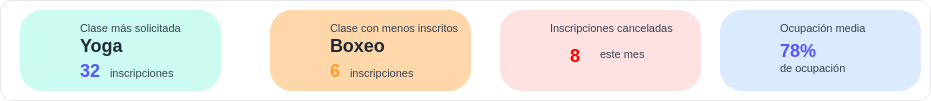
    <widget class="QFrame" name="frame_4">
     <property name="geometry">
      <rect>
       <x>30</x>
       <y>499</y>
       <width>931</width>
       <height>101</height>
      </rect>
     </property>
     <property name="styleSheet">
      <string notr="true">QFrame {
    background-color: white;
    border: 1px solid #E5E7EB;
    border-radius: 12px;
}</string>
     </property>
     <property name="frameShape">
      <enum>QFrame::StyledPanel</enum>
     </property>
     <property name="frameShadow">
      <enum>QFrame::Raised</enum>
     </property>
     <widget class="QFrame" name="Clasesolicitada">
      <property name="geometry">
       <rect>
        <x>20</x>
        <y>10</y>
        <width>201</width>
        <height>81</height>
       </rect>
      </property>
      <property name="styleSheet">
       <string notr="true">#Clasesolicitada{
   background-color: #CCFBF1;
    border-radius: 22px;
    border: none;
    color: #00BFA6;
    font-size: 22px;
    font-weight: bold;
}</string>
      </property>
      <property name="frameShape">
       <enum>QFrame::StyledPanel</enum>
      </property>
      <property name="frameShadow">
       <enum>QFrame::Raised</enum>
      </property>
      <widget class="QLabel" name="label_3">
       <property name="geometry">
        <rect>
         <x>60</x>
         <y>10</y>
         <width>101</width>
         <height>16</height>
        </rect>
       </property>
       <property name="styleSheet">
        <string notr="true">QLabel {
    background: transparent;
    border: none;
    color: #374151;
    font-size: 11px;
}</string>
       </property>
       <property name="text">
        <string>Clase más solicitada</string>
       </property>
      </widget>
      <widget class="QLabel" name="label_4">
       <property name="geometry">
        <rect>
         <x>60</x>
         <y>20</y>
         <width>51</width>
         <height>31</height>
        </rect>
       </property>
       <property name="styleSheet">
        <string notr="true">QLabel {
    background: transparent;
    border: none;
    color: #1F2937;
    font-size: 18px;
    font-weight: bold;
}</string>
       </property>
       <property name="text">
        <string>Yoga</string>
       </property>
      </widget>
      <widget class="QLabel" name="label_5">
       <property name="geometry">
        <rect>
         <x>60</x>
         <y>50</y>
         <width>21</width>
         <height>21</height>
        </rect>
       </property>
       <property name="styleSheet">
        <string notr="true">QLabel {
    background: transparent;
    border: none;
    color:rgb(85, 85, 255);
    font-size: 18px;
    font-weight: bold;
}</string>
       </property>
       <property name="text">
        <string>32</string>
       </property>
      </widget>
      <widget class="QLabel" name="label_6">
       <property name="geometry">
        <rect>
         <x>90</x>
         <y>55</y>
         <width>101</width>
         <height>16</height>
        </rect>
       </property>
       <property name="styleSheet">
        <string notr="true">QLabel {
    background: transparent;
    border: none;
    color: #374151;
    font-size: 11px;
}</string>
       </property>
       <property name="text">
        <string>inscripciones</string>
       </property>
      </widget>
      <widget class="QLabel" name="label_17">
       <property name="geometry">
        <rect>
         <x>2</x>
         <y>20</y>
         <width>51</width>
         <height>31</height>
        </rect>
       </property>
       <property name="styleSheet">
        <string notr="true">image: url(:/newPrefix/estrella_pop.png);
background: transparent;
border: None;</string>
       </property>
       <property name="text">
        <string/>
       </property>
      </widget>
     </widget>
     <widget class="QFrame" name="OcupMedia">
      <property name="geometry">
       <rect>
        <x>720</x>
        <y>10</y>
        <width>201</width>
        <height>81</height>
       </rect>
      </property>
      <property name="styleSheet">
       <string notr="true">#OcupMedia {
    background-color: #DBEAFE;
    border-radius: 22px;
    border: none;
    color: #2563EB;
    font-size: 22px;
    font-weight: bold;
}</string>
      </property>
      <property name="frameShape">
       <enum>QFrame::StyledPanel</enum>
      </property>
      <property name="frameShadow">
       <enum>QFrame::Raised</enum>
      </property>
      <widget class="QLabel" name="label_14">
       <property name="geometry">
        <rect>
         <x>60</x>
         <y>10</y>
         <width>131</width>
         <height>16</height>
        </rect>
       </property>
       <property name="styleSheet">
        <string notr="true">QLabel {
    background: transparent;
    border: none;
    color: #374151;
    font-size: 11px;
}</string>
       </property>
       <property name="text">
        <string>Ocupación media</string>
       </property>
      </widget>
      <widget class="QLabel" name="label_15">
       <property name="geometry">
        <rect>
         <x>60</x>
         <y>30</y>
         <width>51</width>
         <height>21</height>
        </rect>
       </property>
       <property name="styleSheet">
        <string notr="true">QLabel {
    background: transparent;
    border: none;
    color: rgb(85, 85, 255);
    font-size: 18px;
    font-weight: bold;
}</string>
       </property>
       <property name="text">
        <string>78%</string>
       </property>
      </widget>
      <widget class="QLabel" name="label_16">
       <property name="geometry">
        <rect>
         <x>60</x>
         <y>50</y>
         <width>81</width>
         <height>16</height>
        </rect>
       </property>
       <property name="styleSheet">
        <string notr="true">QLabel {
    background: transparent;
    border: none;
    color: #374151;
    font-size: 11px;
}</string>
       </property>
       <property name="text">
        <string>de ocupación</string>
       </property>
      </widget>
      <widget class="QLabel" name="label_20">
       <property name="geometry">
        <rect>
         <x>2</x>
         <y>20</y>
         <width>51</width>
         <height>31</height>
        </rect>
       </property>
       <property name="styleSheet">
        <string notr="true">image: url(:/newPrefix/dos-personas.png);
background: transparent;
border: None;</string>
       </property>
       <property name="text">
        <string/>
       </property>
      </widget>
     </widget>
     <widget class="QFrame" name="ClaseMenosSoli">
      <property name="geometry">
       <rect>
        <x>270</x>
        <y>10</y>
        <width>201</width>
        <height>81</height>
       </rect>
      </property>
      <property name="styleSheet">
       <string notr="true">#ClaseMenosSoli{
    background-color: #FED7AA;
    border-radius: 22px;
    border: none;
    color: #F97316;
    font-size: 22px;
    font-weight: bold;
}</string>
      </property>
      <property name="frameShape">
       <enum>QFrame::StyledPanel</enum>
      </property>
      <property name="frameShadow">
       <enum>QFrame::Raised</enum>
      </property>
      <widget class="QLabel" name="label_7">
       <property name="geometry">
        <rect>
         <x>60</x>
         <y>10</y>
         <width>131</width>
         <height>16</height>
        </rect>
       </property>
       <property name="styleSheet">
        <string notr="true">QLabel {
    background: transparent;
    border: none;
    color: #374151;
    font-size: 11px;
}</string>
       </property>
       <property name="text">
        <string>Clase con menos inscritos</string>
       </property>
      </widget>
      <widget class="QLabel" name="label_8">
       <property name="geometry">
        <rect>
         <x>60</x>
         <y>25</y>
         <width>61</width>
         <height>21</height>
        </rect>
       </property>
       <property name="styleSheet">
        <string notr="true">QLabel {
    background: transparent;
    border: none;
    color: #1F2937;
    font-size: 18px;
    font-weight: bold;
}</string>
       </property>
       <property name="text">
        <string>Boxeo</string>
       </property>
      </widget>
      <widget class="QLabel" name="label_9">
       <property name="geometry">
        <rect>
         <x>60</x>
         <y>50</y>
         <width>21</width>
         <height>21</height>
        </rect>
       </property>
       <property name="styleSheet">
        <string notr="true">QLabel {
    background: transparent;
    border: none;
    color: rgb(255, 158, 39);
    font-size: 18px;
    font-weight: bold;
}</string>
       </property>
       <property name="text">
        <string>6</string>
       </property>
      </widget>
      <widget class="QLabel" name="label_10">
       <property name="geometry">
        <rect>
         <x>80</x>
         <y>55</y>
         <width>101</width>
         <height>16</height>
        </rect>
       </property>
       <property name="styleSheet">
        <string notr="true">QLabel {
    background: transparent;
    border: none;
    color: #374151;
    font-size: 11px;
}</string>
       </property>
       <property name="text">
        <string>inscripciones</string>
       </property>
      </widget>
      <widget class="QLabel" name="label_18">
       <property name="geometry">
        <rect>
         <x>0</x>
         <y>20</y>
         <width>51</width>
         <height>31</height>
        </rect>
       </property>
       <property name="styleSheet">
        <string notr="true">image: url(:/newPrefix/decreciente.png);
background: transparent;
border: None;</string>
       </property>
       <property name="text">
        <string/>
       </property>
      </widget>
     </widget>
     <widget class="QFrame" name="InsCanceladas">
      <property name="geometry">
       <rect>
        <x>500</x>
        <y>10</y>
        <width>201</width>
        <height>81</height>
       </rect>
      </property>
      <property name="styleSheet">
       <string notr="true">#InsCanceladas{
   background-color: #FEE2E2;
    border-radius: 22px;
    border: none;
    color: #EF4444;
    font-size: 22px;
    font-weight: bold;
}</string>
      </property>
      <property name="frameShape">
       <enum>QFrame::StyledPanel</enum>
      </property>
      <property name="frameShadow">
       <enum>QFrame::Raised</enum>
      </property>
      <widget class="QLabel" name="label_11">
       <property name="geometry">
        <rect>
         <x>50</x>
         <y>10</y>
         <width>131</width>
         <height>16</height>
        </rect>
       </property>
       <property name="styleSheet">
        <string notr="true">QLabel {
    background: transparent;
    border: none;
    color: #374151;
    font-size: 11px;
}</string>
       </property>
       <property name="text">
        <string>Inscripciones canceladas</string>
       </property>
      </widget>
      <widget class="QLabel" name="label_13">
       <property name="geometry">
        <rect>
         <x>70</x>
         <y>35</y>
         <width>21</width>
         <height>21</height>
        </rect>
       </property>
       <property name="styleSheet">
        <string notr="true">QLabel {
    background: transparent;
    border: none;
    color: rgb(255, 0, 0);
    font-size: 18px;
    font-weight: bold;
}</string>
       </property>
       <property name="text">
        <string>8</string>
       </property>
      </widget>
      <widget class="QLabel" name="label_12">
       <property name="geometry">
        <rect>
         <x>100</x>
         <y>36</y>
         <width>101</width>
         <height>16</height>
        </rect>
       </property>
       <property name="styleSheet">
        <string notr="true">QLabel {
    background: transparent;
    border: none;
    color: #374151;
    font-size: 11px;
}</string>
       </property>
       <property name="text">
        <string>este mes</string>
       </property>
      </widget>
      <widget class="QLabel" name="label_19">
       <property name="geometry">
        <rect>
         <x>2</x>
         <y>20</y>
         <width>51</width>
         <height>31</height>
        </rect>
       </property>
       <property name="styleSheet">
        <string notr="true">image:url(:/newPrefix/cancelar.png);
background: transparent;
border: None;</string>
       </property>
       <property name="text">
        <string/>
       </property>
      </widget>
     </widget>
    </widget>
